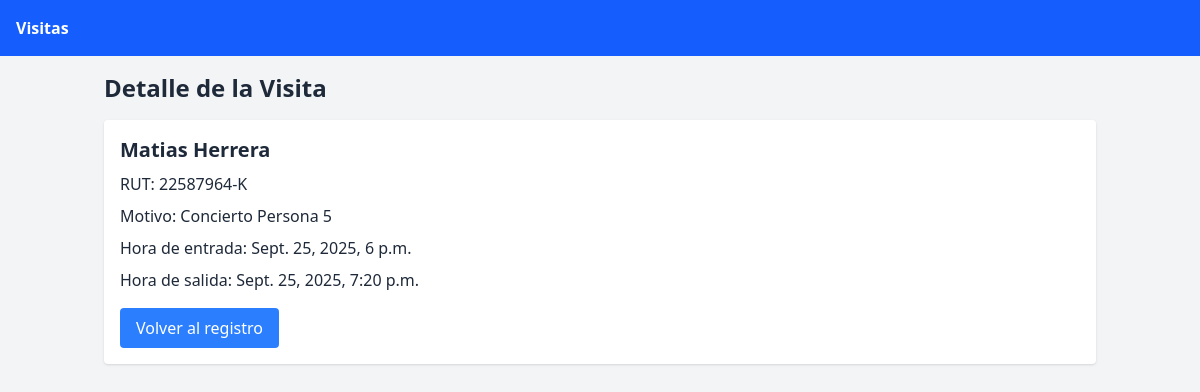
The page /registro/3/ on the database its author committed.
### registro/models.py (models this page shows, shortened)
class Visita(models.Model):
    nombre = models.CharField(max_length=100)
    rut = models.CharField(max_length=12)
    motivo = models.TextField()
    hora_entrada = models.DateTimeField()
    hora_salida = models.DateTimeField()

### registro/views.py (the view)
# urls.py: path("registro/<int:id>/", views.motivo_registro, name="motivo_registro"),
def motivo_registro(request, id):
    visita = get_object_or_404(Visita, id=id)
    return render(request, 'visitas/motivo_registro.html', {'visita': visita})

### registro/templates/visitas/motivo_registro.html (shortened to what this page needs)
{% extends 'visitas/base.html' %}
{% block content %}
  <h1 class="text-2xl font-bold mb-4">Detalle de la Visita</h1>
  <div class="bg-white p-4 rounded shadow">
    <h2 class="text-xl font-bold">{{ visita.nombre }}</h2>
    <p class="mt-2">RUT: {{ visita.rut }}</p>
    <p class="mt-2">Motivo: {{ visita.motivo }}</p>
    <p class="mt-2">Hora de entrada: {{ visita.hora_entrada }}</p>
    <p class="mt-2">Hora de salida: {{ visita.hora_salida }}</p>
    <a href="{% url 'registro_visitas' %}" class="hover:scale-105 transition-all ease-in mt-4 inline-block bg-blue-500 text-white px-4 py-2 rounded">Volver al registro</a>
  </div>
{% endblock %}

### rows shown on the page
Visita: nombre "Matias Herrera", rut "22587964-K", motivo "Concierto Persona 5", hora_entrada "Sept. 25, 2025, 6 p.m.", hora_salida "Sept. 25, 2025, 7:20 p.m."
